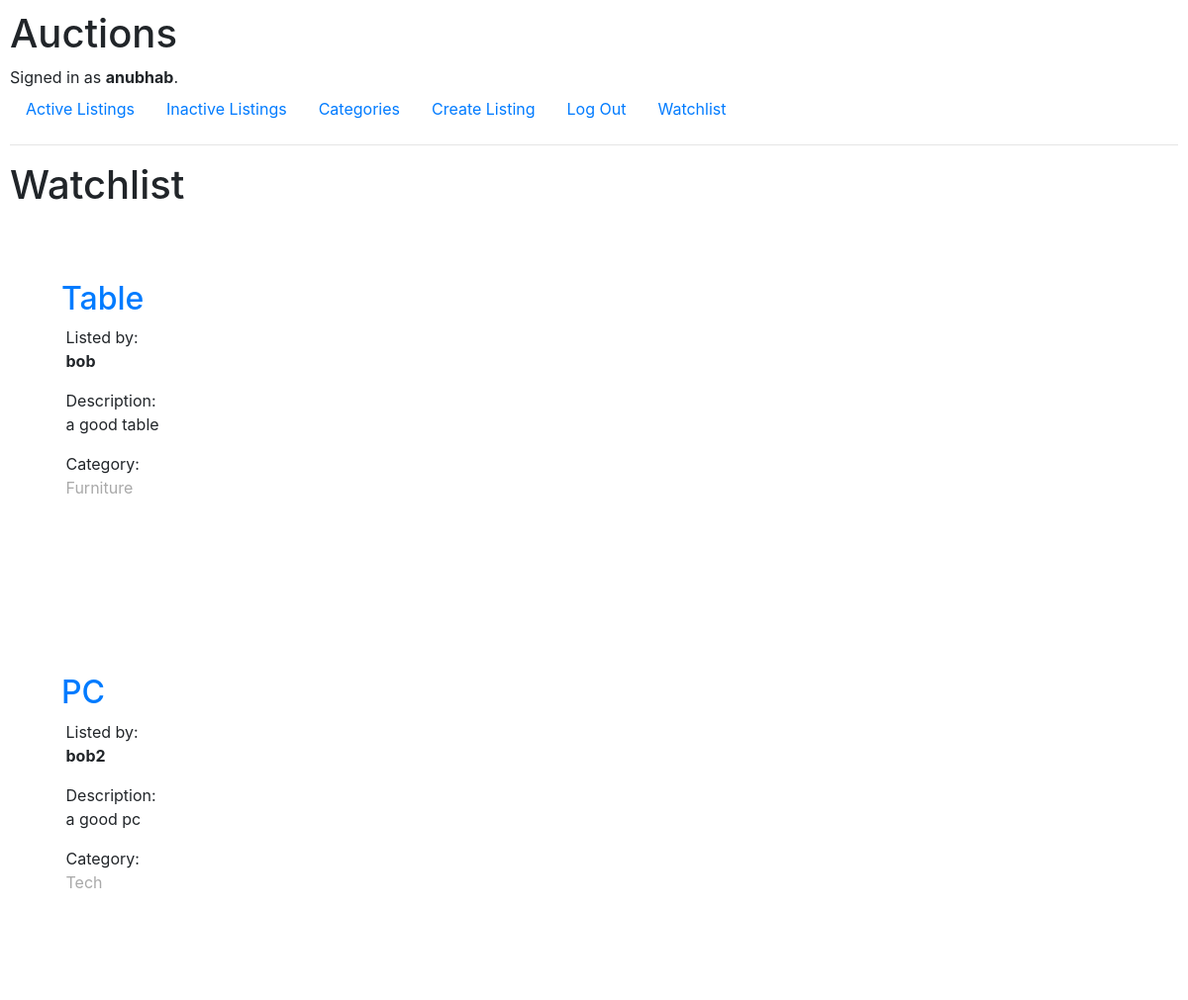
Screenshot of /watchlist (signed in) with the database file from the repository.
### auctions/models.py (models this page shows, shortened)
class User(AbstractUser):
    pass

class Watchlist(models.Model):
    user = models.ForeignKey(User, on_delete = models.CASCADE, blank = False)
    listing = models.ForeignKey(Listing, on_delete = models.CASCADE, blank = False)

class Listing(models.Model):
    title = models.CharField(max_length = 64)
    description = models.TextField()
    starting_bid = models.FloatField(validators = [MinValueValidator(1)])
    img_url = models.URLField(blank = True)
    user = models.ForeignKey(User, on_delete = models.CASCADE, related_name = "owner")
    category = models.CharField(blank = True, max_length = 64)
    active = models.BooleanField(blank = False, default = True)
    winner = models.ForeignKey(User, blank = True, on_delete = models.CASCADE, related_name = "new_owner", null = True)

### auctions/views.py (the view)
# urls.py: path("watchlist", views.watchlist, name = "watchlist"),
@login_required
def watchlist(request):
    user = request.user
    wl = Watchlist.objects.filter(user = user)
    return render(request, "auctions/watchlist.html", {
        "watchlist": wl
    })

### auctions/templates/auctions/watchlist.html (shortened to what this page needs)
{% extends "auctions/layout.html" %}
{% block body %}
    <h1>Watchlist</h1>
    {% if watchlist %}
        {% for wl in watchlist %}
            <div class = "container jumbotron" style="background-color: #ffff">
                <h2><a href="{% url 'listing' wl.listing.id %}">{{wl.listing.title}}</a></h2>
                <div style = "display: inline-block;">
                    Listed by: <p style = "font-weight:bolder">{{wl.listing.user}}</p>
                    Description: <p>{{wl.listing.description}}</p>
                    {% if wl.listing.category %}
                        Category: <p style = "color: darkgray">{{wl.listing.category}}</p>
                    {% endif %}
                </div>
            </div>
        {% endfor %}
        {% else %}
                <h2 style="font-size: 20px">Nothing to see here</h2>
    {% endif %}
{% endblock %}

### auctions/templates/auctions/layout.html (shortened to what this page needs)
{% load static %}
<!DOCTYPE html>
<html lang="en">
    <head>
        <link rel="stylesheet" href="https://stackpath.bootstrapcdn.com/bootstrap/4.4.1/css/bootstrap.min.css">
        <link href="{% static 'auctions/styles.css' %}" rel="stylesheet">
    </head>
    <body>
        <h1>Auctions</h1>
        <div>
            {% if user.is_authenticated %}
                Signed in as <strong>{{ user.username }}</strong>.
            {% else %}
                Not signed in.
            {% endif %}
        </div>
        <ul class="nav">
            <li class="nav-item">
                <a class="nav-link" href="{% url 'index' %}">Active Listings</a>
            </li>
            <li class="nav-item">
                <a class="nav-link" href="{% url 'inactive' %}">Inactive Listings</a>
            </li>
            <li class="nav-item">
                <a class="nav-link" href="{% url 'categories' %}">Categories</a>
            </li>
            {% if user.is_authenticated %}
                <li class="nav-item">
                    <a class="nav-link" href="{% url 'create' %}">Create Listing</a>
                </li>
                <li class="nav-item">
                    <a class="nav-link" href="{% url 'logout' %}">Log Out</a>
                </li>
                <li class="nav-item">
                    <a class="nav-link" href="{% url 'watchlist' %}">Watchlist</a>
                </li>
            {% endif %}
        </ul>
        <hr>
        {% block body %}
        {% endblock %}
    </body>
</html>

### auctions/static/auctions/styles.css (style rules this page uses)
body { padding: 10px; }

### rows the page displays
User: username "anubhab"
Watchlist: listing "Table", listing.user "bob", listing.description "a good table", listing.category "Furniture"
Watchlist: listing "PC", listing.user "bob2", listing.description "a good pc", listing.category "Tech"
